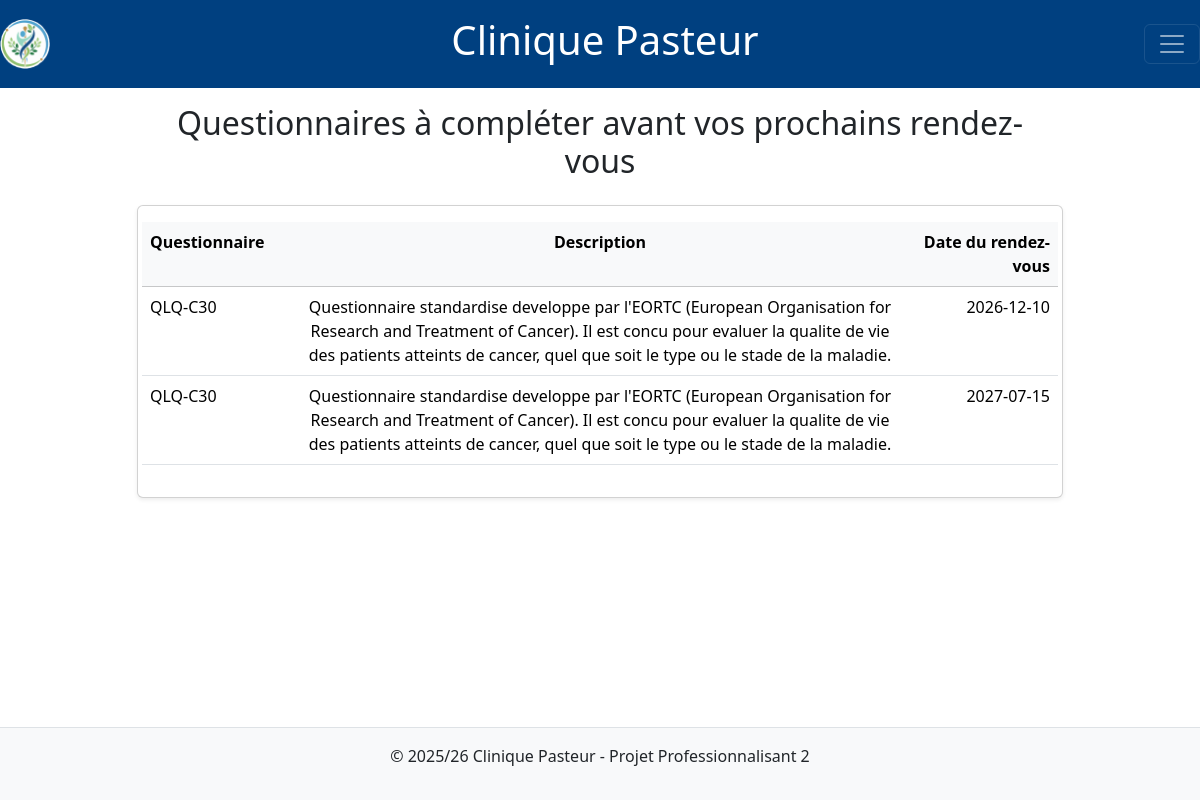
/site/index.php?chx1=questionnaire&chx2=aCompleter, run on the app's committed database.
### tables this page shows
CREATE TABLE IF NOT EXISTS `questionnaire` (
  `id` int NOT NULL AUTO_INCREMENT,
  `libelleQuestionnaire` varchar(100) NOT NULL,
  `descQuestionnaire` text DEFAULT NULL,
  PRIMARY KEY (`id`)
);

CREATE TABLE IF NOT EXISTS `consultation` (
  `id` int NOT NULL AUTO_INCREMENT,
  `idChirResp` int NOT NULL,
  `idInclusion` int NOT NULL,
  `dateConsult` date,
  PRIMARY KEY (`id`),
  KEY `idChirResp` (`idChirResp`),
  KEY `idInclusion` (`idInclusion`),
  UNIQUE KEY `idx_chirurgien_patient` (`idChirResp`, `idInclusion`, `dateConsult`)
);

### site/model/c_questionnaireDAO.php (called while the page is built, shortened)
<?php
require_once 'model/c_questionnaire.php';
class QuestionnaireDAO {
    public function getQuestionnairesACompleter(int $idInclusion): array {
        $pdo = Connexion::getConnexion();
        $stmt = $pdo->prepare('CALL QuestionnaireACompleter(:idInclusion)');
        $stmt->bindParam(':idInclusion', $idInclusion, PDO::PARAM_INT);
        $stmt->execute();
        $resultats = $stmt->fetchAll(PDO::FETCH_ASSOC);
        $qListe = [];
        foreach ($resultats as $row) {
            $questionnaire = new Questionnaire(
                $row['id'],
                $row['libelleQuestionnaire'],
                $row['descQuestionnaire'],
                $row['dateConsult']
            );
            $qListe[] = $questionnaire;
        }
        return $qListe;
    }
}

### site/model/c_questionnaire.php (called while the page is built, shortened)
<?php
class Questionnaire {
  private $id;
  private $libelleQuestionnaire;
  private $descQuestionnaire;
  private $dateLimite;
  public function __construct(
    $id = null,
    $libelleQuestionnaire = null,
    $descQuestionnaire = null,
    $dateLimite = null
  ) {
    $this->id = $id;
    $this->libelleQuestionnaire = $libelleQuestionnaire;
    $this->descQuestionnaire = $descQuestionnaire;
    $this->dateLimite = $dateLimite;
  }
  public function getId() { return $this->id; }
  public function getLibelleQuestionnaire() { return $this->libelleQuestionnaire; }
  public function getDescQuestionnaire() { return $this->descQuestionnaire; }
  public function getDateLimite() { return $this->dateLimite; }
}

### site/view/v_listeQuestionnaire.php (the view, shortened to what this page needs)
<article class="row">
    <div class="col-md-10 mx-auto">
        <h2 class="p-3 text-md-center">Questionnaires à compléter avant vos prochains rendez-vous</h2>
        <?php endif;
        if (empty($qListe)) : ?>
            <div class="alert alert-info" role="alert">
                Aucun questionnaire à compléter pour le moment.
            </div>
        <?php else : ?>
            <div class="card shadow-sm mb-4">
                <div class="card-body">
                    <form method="POST" action="">
                        <table class="table align-middle">
                            <thead class="table-light">
                                <tr class="row">
                                    <th class="col-md-2 text-md-start">Questionnaire</th>
                                    <th class="col-md-8 text-md-center">Description</th>
                                    <th class="col-md-2 text-md-end">Date du rendez-vous</th>
                                </tr>
                            </thead>
                            <tbody>
                                <?php foreach ($qListe as $questionnaire) : ?>
                                    <?php
                                    $urlRemplir = 'index.php?chx1=questionnaire&chx2=remplir&idInclusion=' . $idInclusion .
                                        '&idQuestionnaire=' . intval($questionnaire->getId()) .
                                        '&dateLimite=' . $questionnaire->getDateLimite();
                                    ?>
                                    <tr class="row" role="link" id="redirectionForm"
                                        onclick="document.location.href='<?= htmlspecialchars($urlRemplir, ENT_QUOTES, 'UTF-8') ?>'">
                                        <td class="col-md-2 text-md-start">
                                            <?= htmlspecialchars($questionnaire->getLibelleQuestionnaire()) ?>
                                        </td>
                                        <td class="col-md-8 text-md-center">
                                            <?= htmlspecialchars($questionnaire->getDescQuestionnaire()) ?>
                                        </td>
                                        <td class="col-md-2 text-md-end">
                                            <?= htmlspecialchars($questionnaire->getDateLimite()) ?>
                                        </td>
                                    </tr>
                                <?php endforeach; ?>
                            </tbody>
                        </table>
                    </form>
                </div>
            </div>
        <?php endif; ?>
    </div>
</article>

### site/public/css/style.css (style rules this page uses)
html { font-family: Arial, Helvetica, sans-serif; }
#redirectionForm { cursor: pointer; }

### data on the page
questionnaire: libelleQuestionnaire "QLQ-C30", descQuestionnaire "Questionnaire standardise developpe par l'EORTC (European Organisation for Research and Treatment of Cancer). Il est concu pour evaluer la qualite de vie des patients atteints de cancer, quel que soit le type ou le stade de la maladie.", consultation.dateConsult "2026-12-10", consultation.dateConsult "2027-07-15"
